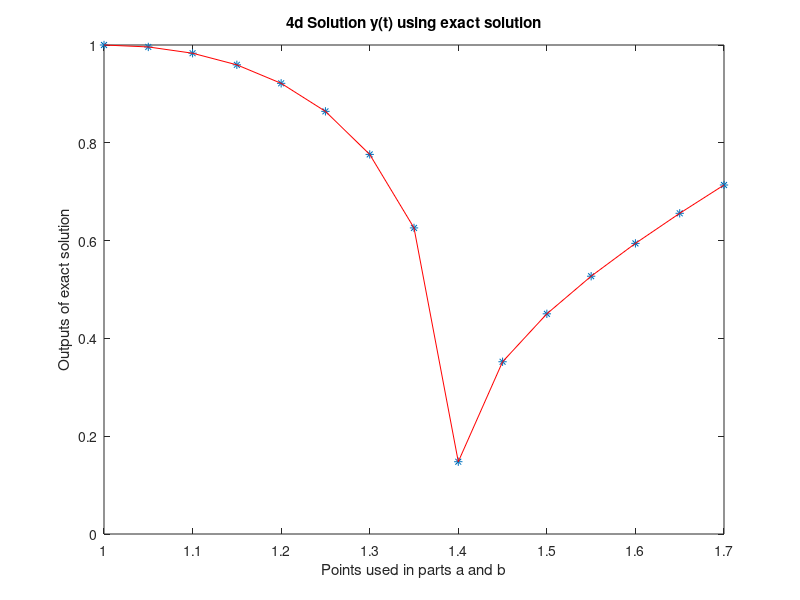

Recreate this plot in MATLAB.
%Problem 4
% Solve the ODE, y'(t) = y(t)/t - t^2 / y^2(t)
% With the initial condition that y(1) = 1
% on the interval [1 , 1.7]
%
% d. by hand
%
% y_n+1 = y_n + h f(x,y)
h=0.05;                      % step size
t = 1:h:1.7;               % points to evaluate at 

true = @(t) t.*((1-3.*log(t)).^(1/3));
[Y] = true(t)

figure
plot(t , Y , '*', t, Y, '-r')
title('4d Solution y(t) using exact solution')
xlabel('Points used in parts a and b')
ylabel('Outputs of exact solution')